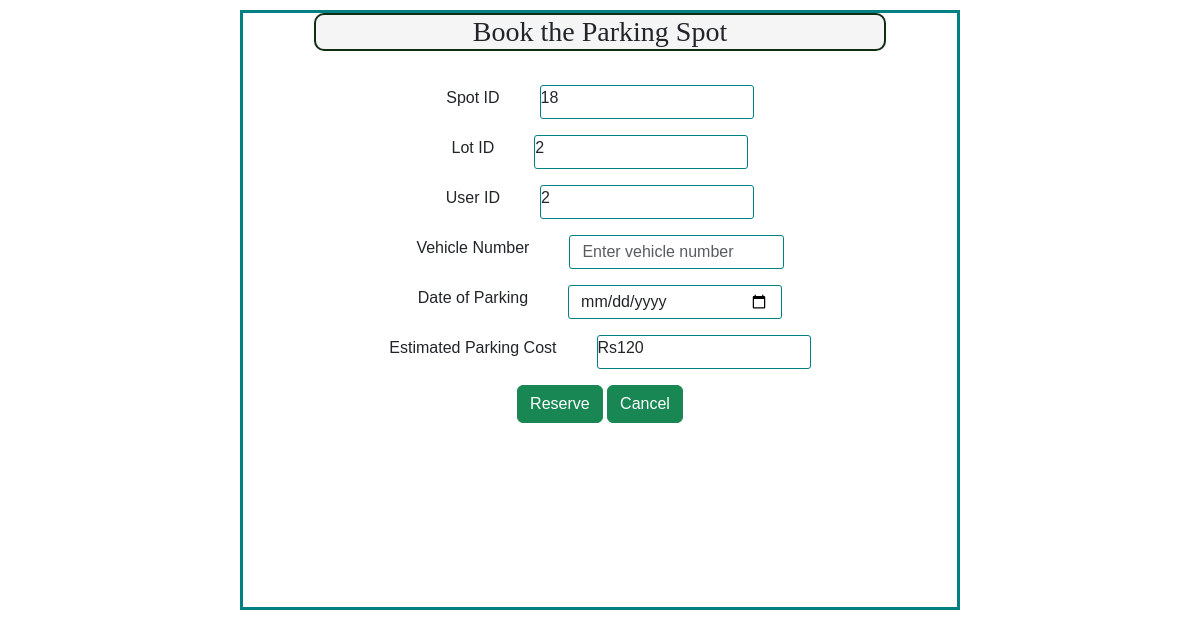
Screenshot of /book_parking/2 (signed in) with the database file from the repository.
### application/models.py (models this page shows)
class ParkingSpot(db.Model):
    __tablename__ = 'parking_spot'
    spot_id = db.Column(db.Integer, primary_key=True)
    status = db.Column(db.String(10), nullable=False)  # 'A' or 'O'
    lot_id = db.Column(db.Integer, db.ForeignKey('parking_lot.lot_id'), nullable=False)
    reservations = db.relationship('ReserveParkingSpot', backref='spot', lazy=True)

class ParkingLot(db.Model):
    __tablename__ = 'parking_lot'
    lot_id = db.Column(db.Integer, primary_key=True)
    prime_location = db.Column(db.String(100), nullable=False)
    price = db.Column(db.Integer, nullable=False)  # price per hour
    address = db.Column(db.String(200), nullable=False)
    pincode = db.Column(db.Integer, nullable=False)
    max_spots = db.Column(db.Integer, nullable=False)
    spots = db.relationship('ParkingSpot', backref='lot', lazy=True)

### application/controller.py (the view, shortened to what this page needs)
@app.route("/book_parking/<int:lot_id>", methods=["GET", "POST"])
def Ubookparkingspot(lot_id):
    if "user_id" not in session:
        flash("Please log in to book a spot.", "warning")
        return redirect(url_for("login"))
    lot = ParkingLot.query.get_or_404(lot_id)
    available_spot = ParkingSpot.query.filter_by(lot_id=lot_id, status="available").first()
    if not available_spot:
        flash("No available spots in this lot.", "danger")
        return redirect(url_for("Udashboard"))
    return render_template(
        "Ubookparkingspot.html",
        lot=lot,
        spot=available_spot,
        user_id=session["user_id"]
    )

### templates/Ubookparkingspot.html (shortened to what this page needs)
<!DOCTYPE html>
<html lang="en">
<head>
    <link href="https://cdn.jsdelivr.net/npm/bootstrap@5.3.6/dist/css/bootstrap.min.css" rel="stylesheet"
>
    <link rel="stylesheet" href="/static/style.css">
</head>
<body>
    <div>
        <div id="parking-body" class="body-font">
            <h3 class="center heading-font heading-box">Book the Parking Spot</h3> <br>
            <div class="mb-3 displaybox">
                <div class="form-label center">Spot ID</div>
                <div class="databox">{{ spot.spot_id }}</div>
            </div>
            <div class="mb-3 displaybox">
                <div class="form-label">Lot ID</div>
                <div class="databox">{{ spot.lot_id }}</div>
            </div>
            <div class="mb-3 displaybox">
                <div class="form-label">User ID</div>
                <div class="databox">{{ user_id }}</div>
            </div>
            <form action="{{ url_for('Ubookparkingspot', lot_id=spot.lot_id) }}" method="post">
                <div class="mb-3 displaybox">
                    <label for="vehicleNumber" class="form-label">Vehicle Number</label>
                    <input type="text" class="form-control databox" id="vehicleNumber" name="vehicle_no"
                        placeholder="Enter vehicle number" required>
                </div>
                <div class="mb-3 displaybox">
                    <label for="parkingDate" class="form-label">Date of Parking</label>
                    <input type="date" class="form-control databox" id="parkingDate" name="parking_date" required>
                </div>
                <div class="mb-3 displaybox">
                    <label class="form-label">Estimated Parking Cost</label>
                    <div class="databox">Rs{{ lot.price }}</div>
                </div>
                <div class="center">
                    <button type="submit" class="btn btn-success">Reserve</button>
                    <a href="{{ url_for('Udashboard') }}" class="btn btn-success">Cancel</a>
                </div>
            </form>
        </div>
    </div>
</body>
</html>

### static/style.css (style rules this page uses)
.center { text-align: center; }
a { text-decoration: none; color:darkslategrey; }
#parking-body { border: 3px solid teal; height: 600px; width: 60%; margin: auto; margin-top:10px; }
.heading-font { font-family: cursive; }
.body-font { font-family:'Gill Sans', 'Gill Sans MT', Calibri, 'Trebuchet MS', sans-serif; }
.heading-box { text-align: center; border: 2px solid rgb(16, 47, 16); width: 80%; border-radius: 10px; margin: auto; margin-bottom: 10px; background-color: whitesmoke; }
.databox { border: 1px solid teal; width: 30%; height: 34px; border-radius: 3px; }
.displaybox { display: flex; gap: 40px; align-items: center; flex-direction: row; justify-content: center; }

### rows the page displays
ParkingSpot: spot_id "18", lot_id "2"
ParkingLot: price "120"

### other values shown
{{ user_id }} "2"
